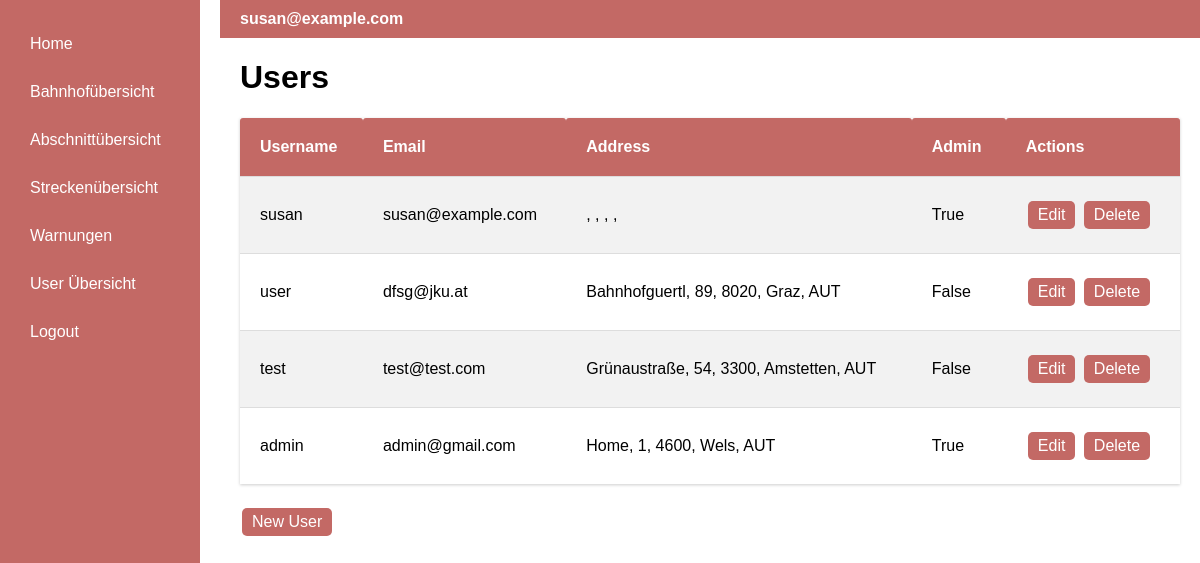
Page /user (signed in) on the committed database.
### app/models.py (models this page shows, shortened)
class User(UserMixin, db.Model):
    id: so.Mapped[int] = so.mapped_column(primary_key=True)
    username: so.Mapped[str] = so.mapped_column(sa.String(64), index=True,
                                                unique=True)
    email: so.Mapped[str] = so.mapped_column(sa.String(120), index=True,
                                             unique=True)
    password_hash: so.Mapped[Optional[str]] = so.mapped_column(sa.String(256))
    isAdmin = db.Column(db.Boolean, default=False)
    address_id = db.Column(db.Integer, db.ForeignKey('address.id', name='fk_user_address_id'))
    address = db.relationship('Address', backref='user', uselist=False)

class Address(db.Model):
    id = db.Column(db.Integer, primary_key=True, autoincrement=True)
    street = db.Column(db.String(140))
    no = db.Column(db.Integer)
    zipcode = db.Column(db.Integer)
    city = db.Column(db.String(140))
    country = db.Column(db.String(140))

### app/routes.py (the view)
@app.route('/user')
@login_required
def user():
    users = User.query.all()
    return render_template('user.html', title='User', users=users)

### app/models.py (called while the page is built)
@login.user_loader
def load_user(id):
    return db.session.get(User, int(id))

### app/templates/user.html
{% extends "base.html" %}
{% block content %}
    <h1>Users</h1>
    <table class="table-station">
        <tr>
            <th>Username</th>
            <th>Email</th>
            <th>Address</th>
            <th>Admin</th>
            <th>Actions</th>
        </tr>
        {% for user in users %}
            <tr>
                <td>{{ user.username }}</td>
                <td>{{ user.email }}</td>
                <td>{{ user.address.street }}, {{ user.address.no }}, {{ user.address.zipcode }}, {{ user.address.city }}, {{ user.address.country }}</td>
                <td>{{ user.isAdmin }}</td>
                <td>
                    <a class="edit-button" href="{{ url_for('userEdit', user_id=user.id) }}">Edit</a>
                    <a class="edit-button" href="{{ url_for('userDelete', user_id=user.id) }}">Delete</a>
                </td>
            </tr>
        {% endfor %}
    </table>
    <a class="edit-button" href="{{ url_for('userNew') }}">New User</a>
{% endblock %}

### app/templates/base.html (shortened to what this page needs)
<!DOCTYPE html>
<html lang="en">
<head>
</head>
<body>
<div class="container">
    <div class="sidebar">
        <a href="{{ url_for('index') }}">Home</a>
        {% if current_user.is_anonymous %}
            <a href="{{ url_for('login') }}">Login</a>
        {% else %}
            <a href="{{ url_for('trainstation') }}">Bahnhofübersicht</a>
            <a href="{{ url_for('segments') }}">Abschnittübersicht</a>
            <a href="{{ url_for('routes_overview') }}">Streckenübersicht</a>
            <a href="{{ url_for('warnings') }}">Warnungen</a>
            {% if current_user.is_authenticated and current_user.isAdmin %}
                <a href="{{ url_for('user') }}">User Übersicht</a>
            {% endif %}
            <a href="{{ url_for('logout') }}">Logout</a>
        {% endif %}
    </div>
    <div class="content">
        <div class="topbar">
            <span class="email">{{ current_user.email if not current_user.is_anonymous else 'Guest' }}</span>
        </div>
        {% block content %}{% endblock %}
    </div>
</div>
</body>
</html>

### app/templates/base.html (style rules this page uses)
body, html { margin: 0; padding: 0; font-family: Arial, sans-serif; width: 100%; height: 100%; overflow-x: hidden; overflow-y: auto; }
.container { display: flex; height: 100vh; width: 100%; }
.sidebar { background-color: rgb(195, 105, 101); color: white; width: 200px; padding: 20px; display: flex; flex-direction: column; box-sizing: border-box; }
.sidebar a { text-decoration: none; color: white; padding: 10px; margin: 5px 0; display: block; }
.content { flex-grow: 1; padding: 0 20px 20px 40px; overflow: auto }
.topbar { background-color: rgb(195, 105, 101); color: white; padding: 10px 20px; display: flex; align-items: center; justify-content: space-between; width: calc(100% + 40px); margin: 0 -20px 0 -20px; box-sizing: border-box; }
.email { font-weight: bold; padding-right: 20px; }
.table-station { overflow-y: hidden; width: 100%; border-collapse: separate; border-spacing: 0; margin: 20px 0; box-shadow: 0 1px 3px rgba(0, 0, 0, 0.2); }
.table-station th, .table-station td { padding: 20px; text-align: left; border-bottom: 1px solid #ddd; }
.table-station th { background-color: rgb(195, 105, 101); color: white; border-radius: 3px 3px 0 0; }
.table-station tr:last-child td { border-bottom: none; }
.table-station tr:nth-child(even) { background-color: #f2f2f2; }
.edit-button { background-color: rgb(195, 105, 101); color: white; padding: 5px 10px; text-align: center; text-decoration: none; display: inline-block; font-size: 16px; margin: 4px 2px; cursor: pointer; border-radius: 5px; }

### rows in the picture
User: email "susan@example.com", username "susan", isAdmin "True"
User: username "user", email "dfsg@jku.at", address.street "Bahnhofguertl", address.no "89", address.zipcode "8020", address.city "Graz", address.country "AUT", isAdmin "False"
User: username "test", email "test@test.com", address.street "Grünaustraße", address.no "54", address.zipcode "3300", address.city "Amstetten", address.country "AUT", isAdmin "False"
User: username "admin", email "admin@gmail.com", address.street "Home", address.no "1", address.zipcode "4600", address.city "Wels", address.country "AUT", isAdmin "True"
